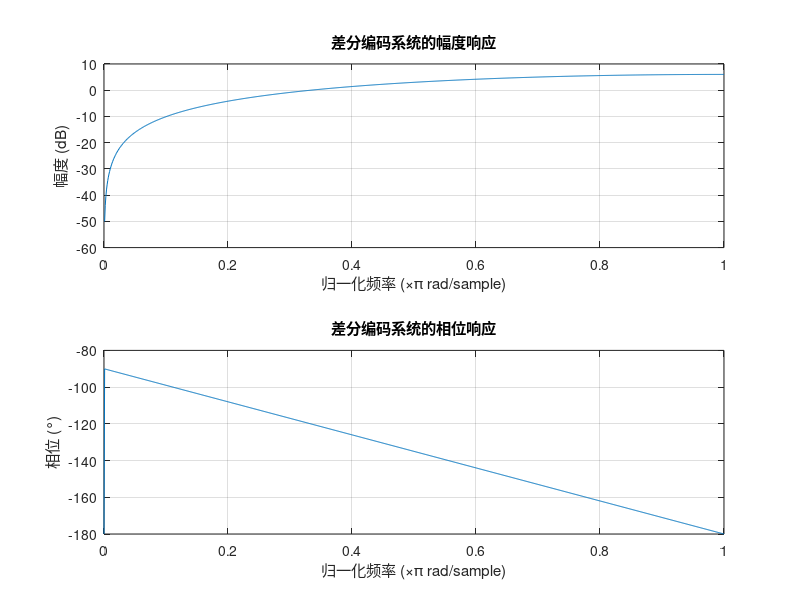

Recreate this plot in MATLAB.
clear;
close all;
clc;

% 创建频率向量
w = linspace(0, pi, 1000);

% 计算频率响应
H = 1 - exp(-1j * w);

% 计算幅度响应（以分贝为单位）
magnitude_db = 20 * log10(abs(H));

% 计算相位响应
phase = (angle(H)-pi)* 180 / pi;

% 绘制幅度响应
figure;
subplot(2,1,1);
plot(w/pi, magnitude_db);
grid on;
title('差分编码系统的幅度响应');
xlabel('归一化频率 (×π rad/sample)');
ylabel('幅度 (dB)');

% 绘制相位响应
subplot(2,1,2);
plot(w/pi, phase);
grid on;
title('差分编码系统的相位响应');
xlabel('归一化频率 (×π rad/sample)');
ylabel('相位 (°)');